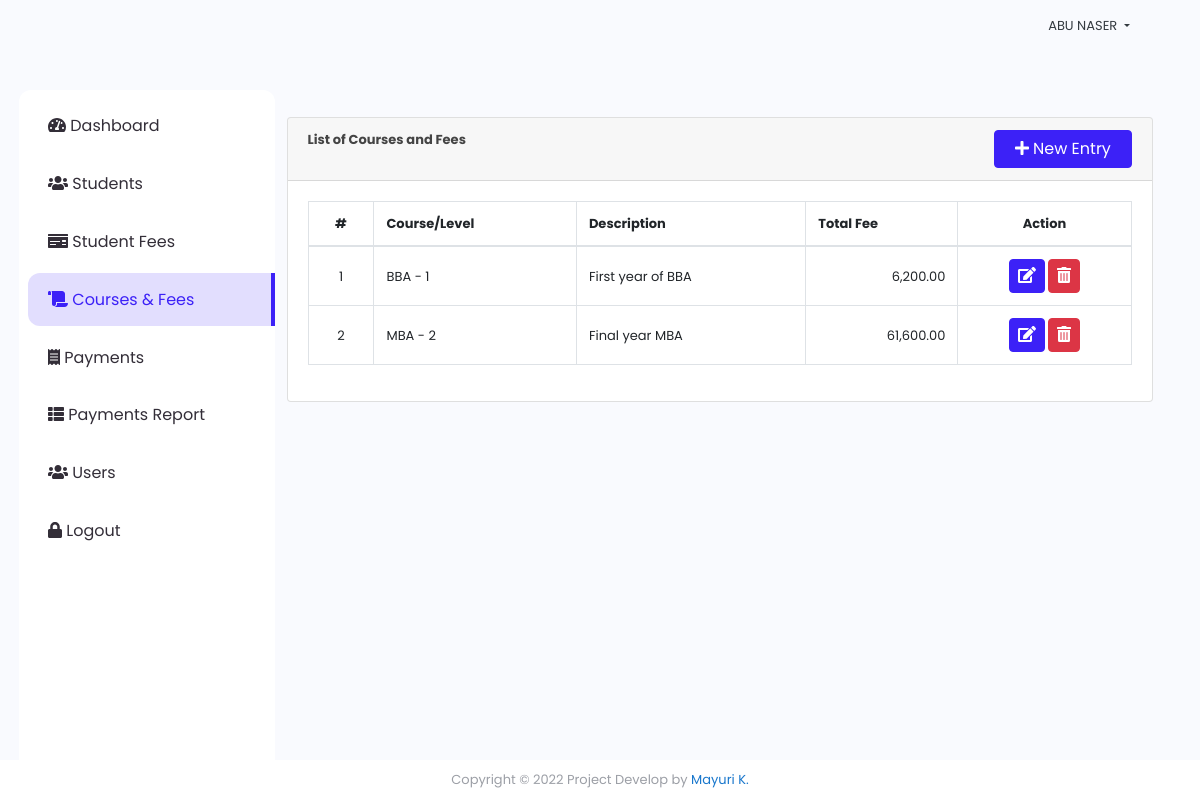
/click_fees/index.php?page=courses (signed in), run on the app's committed database.
### tables this page shows
CREATE TABLE `courses` (
  `id` int(30) NOT NULL,
  `course` varchar(100) NOT NULL,
  `description` text NOT NULL,
  `level` varchar(150) NOT NULL,
  `total_amount` float NOT NULL,
  `date_created` datetime NOT NULL DEFAULT current_timestamp()
);

### click_fees/courses.php (the view, shortened to what this page needs)
<?php include('db_connect.php');?>
<div class="container-fluid">
	<div class="col-lg-12">
		<div class="row">
			<div class="col-md-12">
				<div class="card">
					<div class="card-header">
						<b>List of Courses and Fees</b>
						<span class="float:right"><a class="btn btn-primary col-sm-6 col-md-2 float-right" href="javascript:void(0)" id="new_course">
					<i class="fa fa-plus"></i> New Entry
				</a></span>
					</div>
					<div class="card-body">
						<table class="table table-condensed table-bordered table-hover">
							<thead>
								<tr>
									<th class="text-center">#</th>
									<th class="">Course/Level</th>
									<th class="">Description</th>
									<th class="">Total Fee</th>
									<th class="text-center">Action</th>
								</tr>
							</thead>
							<tbody>
								<?php
								$i = 1;
								$course = $conn->query("SELECT * FROM courses  order by course asc ");
								while($row=$course->fetch_assoc()):
								?>
								<tr>
									<td class="text-center"><?php echo $i++ ?></td>
									<td>
										<?php echo $row['course'] . " - " . $row['level'] ?>
									</td>
									<td class="">
										 <p><?php echo $row['description'] ?></p>
									</td>
									<td class="text-right">
									 <?php echo number_format($row['total_amount'],2) ?>
									</td>
									<td class="text-center">
										<button class="btn btn-primary edit_course" type="button" data-id="<?php echo $row['id'] ?>" ><i class="fa fa-edit"></i></button>
										<button class="btn btn-danger delete_course" type="button" data-id="<?php echo $row['id'] ?>"><i class="fa fa-trash-alt"></i></button>
									</td>
								</tr>
								<?php endwhile; ?>
							</tbody>
						</table>
					</div>
				</div>
			</div>
		</div>
	</div>
</div>

### click_fees/assets/css/style.css (style rules this page uses)
body { font-family: "Poppins", sans-serif; color: #444444; width: 100%; height: calc(100%); font-size: .813rem; background-color: #f9fafe; }
a { color: #1977cc; }
.btn-primary { color: #fff; background-color: #3c21f7; border-color: #3c21f7; }
.btn.edit_course, .btn.delete_course, .btn.view_payment, .btn.edit_fees, .btn.delete_fees, .btn.edit_student, .btn.delete_student, .btn.edit_payment, .btn.delete_payment { padding: 4px 8px; }

### click_fees/courses.php (style rules this page uses)
td { vertical-align: middle !important; }
td p { margin: unset }

### data on the page
courses: course "BBA", level "1", description "First year of BBA", total_amount "6,200.00"
courses: course "MBA", level "2", description "Final year MBA", total_amount "61,600.00"

### other printed values
$_SESSION['login_name'] "ABU NASER"
